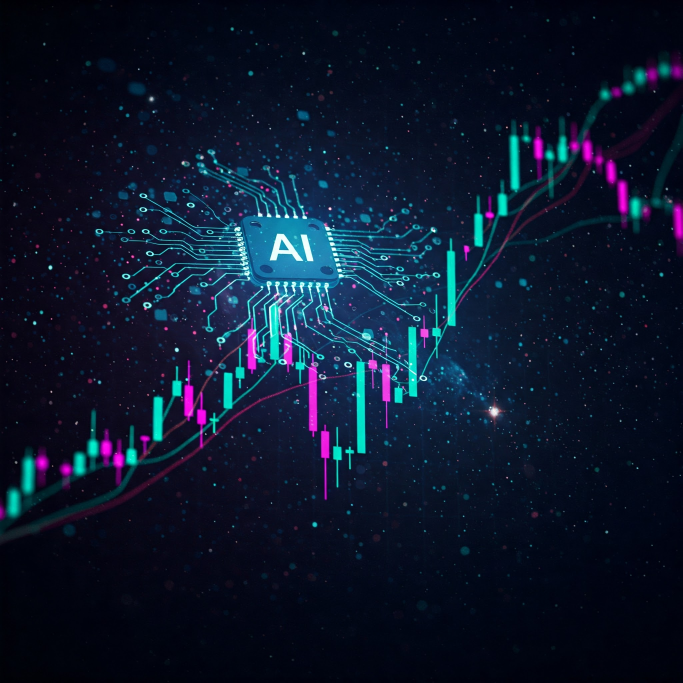
#> input picture elements/first_page.jpg, 2048 x 2048 px, found by its file name (shown at 1/3 size)
$ python first_page.py   (older library calls are emulated)
#> lines starting #> are read from the running program, lines starting #| are printed output that depends on the picture
from video.video import create_video_with_audio_saved
from PIL import Image, ImageDraw, ImageFont
import requests
from io import BytesIO
import datetime

def first_image(date=None):

    if date==None:
        today = datetime.date.today()
        formatted_date = today.strftime("%d %B %Y")
        date = str(formatted_date)

    print(date)

    # Image dimensions (Full HD)
    width = 1920
    height = 1080

    # Load the AI and candlestick chart image as the background
    ai_chart_path = "elements/first_page.jpg"  # **Important: Put the correct path here**
    try:
        img = Image.open(ai_chart_path)
#> img is the input picture: PIL image 2048x2048 RGB; mean R, G, B 12.1, 23.3, 43.5
        img = img.resize((width, height))  # Resize to Full HD dimensions
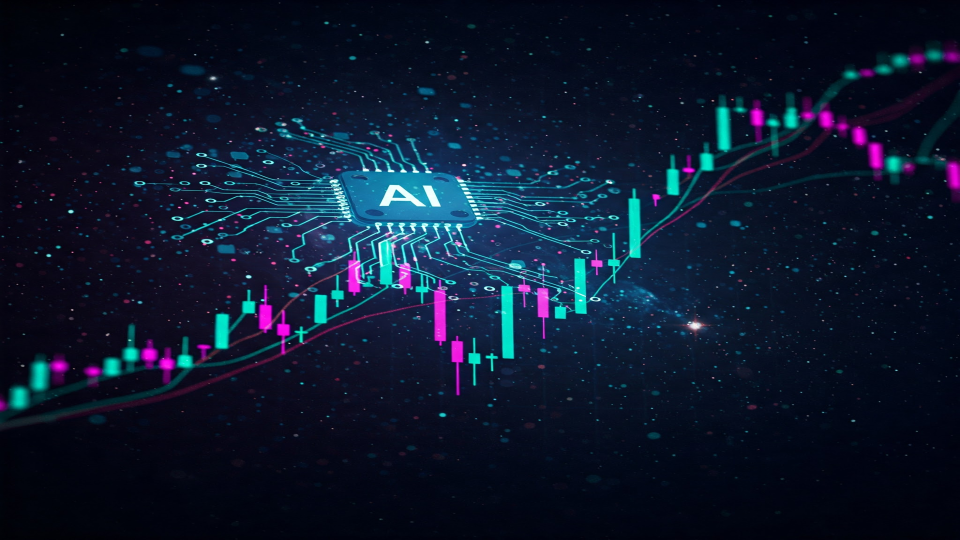
#> img: PIL image 1920x1080 RGB (shown at 1/2 size); mean R, G, B 12.1, 23.3, 43.6
        draw = ImageDraw.Draw(img)

    except FileNotFoundError:
        print(f"AI chart image not found: {ai_chart_path}")
        img = Image.new("RGB", (width, height), (0, 0, 50))  # Blue background if not found
        draw = ImageDraw.Draw(img)
    except Exception as e:
        print(f"Error loading AI chart image: {e}")
        img = Image.new("RGB", (width, height), (0, 0, 50))  # Blue background if not found
        draw = ImageDraw.Draw(img)


    # YouTube logo (download and resize)
    yt_logo_url = "https://upload.wikimedia.org/wikipedia/commons/e/ef/Youtube_logo.png"
    try:
        yt_logo_response = requests.get(yt_logo_url, stream=True)
        yt_logo_response.raise_for_status()

        content_type = yt_logo_response.headers.get('Content-Type')
        if not content_type or not content_type.startswith('image/'):
           raise ValueError(f"Invalid content type: {content_type}. Expected image/")

        yt_logo = Image.open(BytesIO(yt_logo_response.content)).convert("RGBA")
        yt_logo = yt_logo.resize((150, 100))

        logo_x = 20
        logo_y = 20
        img.paste(yt_logo, (logo_x, logo_y), yt_logo)

    except requests.exceptions.RequestException as e:
        print(f"Error downloading YouTube logo: {e}")
    except ValueError as e:
        print(f"Error: {e}")
    except Exception as e: # Catch any other image related error
        print(f"Error processing image: {e}")


    # Channel name
    font_path = "fonts/freesans-font/FreeSans-LrmZ.ttf"# Replace with the path to a font file
    try:
        font = ImageFont.truetype(font_path, size=50)
    except IOError:
        print(f"Font file not found: {font_path}")
        font = ImageFont.load_default()

    channel_name = "Fin Insights AI"
    channel_x = logo_x + yt_logo.width + 20
    channel_y = logo_y + (yt_logo.height // 2) - 25
    draw.text((channel_x, channel_y), channel_name, fill=(255, 255, 255), font=font)


    # Heading (Daily Market Updates) - At the bottom 3/4 of the page
    font_path_bold = "fonts/freesans-font/FreeSans-LrmZ.ttf"  # Try to find a bold Arial font (arialbd.ttf or similar)
    if not font_path_bold:
        font_path_bold = "fonts/freesans-font/FreeSans-LrmZ.ttf" # if bold font is not found then use normal font
    try:
        large_font = ImageFont.truetype(font_path_bold, size=50)  # Adjust size as needed
    except IOError:
        print(f"Bold Font file not found: {font_path_bold}")
        try:
            large_font = ImageFont.truetype(font_path, size=50) # use normal font
        except IOError:
            print(f"Font file not found: {font_path}")
            large_font = ImageFont.load_default()


    heading = f"Daily Market Updates by AI - {date}"

    # Use draw.textbbox() to get text size (or upgrade Pillow for draw.textsize())
    bbox = draw.textbbox((0, 0), heading, font=large_font)
    text_width = bbox[2] - bbox[0]
    text_height = bbox[3] - bbox[1]

    heading_x = (width - text_width) // 2  # Center horizontally
    heading_y = int(height * 0.75) - text_height // 2  # Bottom 3/4
    # or
    # heading_y = height - text_height - 20 # fixed space from bottom

    draw.text((heading_x, heading_y), heading, fill=(255, 255, 255), font=large_font)

    return img


class FirstPage:

    def __init__(self):
        pass

    @staticmethod
    def first_page():

        audio = "elements/intro_audio.wav"
        image = first_image()

        video = create_video_with_audio_saved(audio_path=audio, image=image)

        return video


if __name__ == "__main__":
    print(FirstPage.first_page())
#> (the call stopped at in first_image, `yt_logo_response = requests.get(yt_logo_url, stream=True)`: the network is not available in this run)
